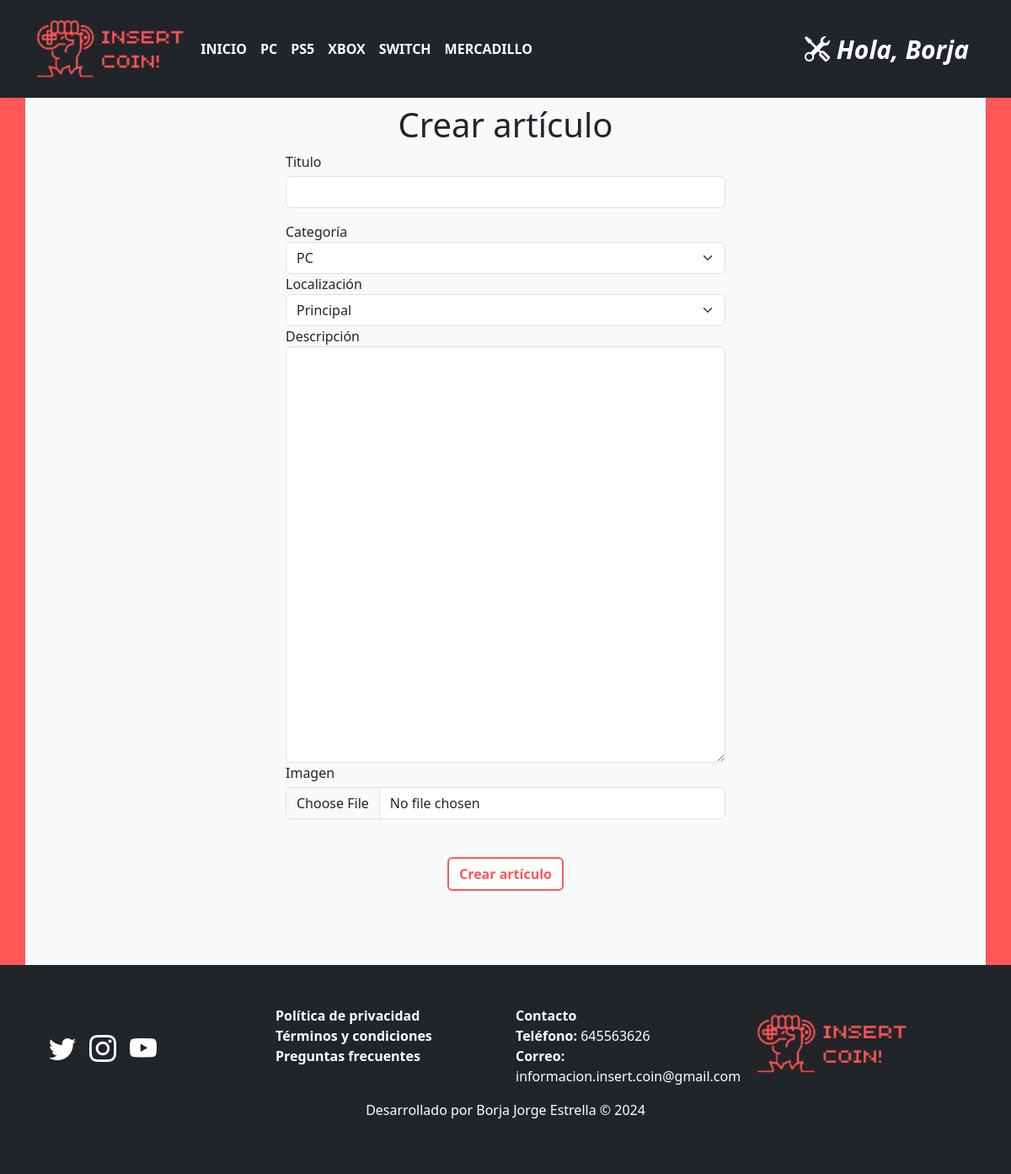
Page /articulo/crearArticulo (signed in) on the committed database.
### tables this page shows
CREATE TABLE `categoria_articulo` (
  `id` int(255) NOT NULL,
  `nombre` varchar(100) NOT NULL
);

### config/db.php (called while the page is built)
<?php
class Database{
    public static function connect(){
        $db = new mysqli('localhost', 'root', '', 'insert_coin');
        $db->query("SET NAMES 'utf8'");
        return $db;
    }
}

### helpers/utils.php (called while the page is built, shortened)
<?php
class Utils{
    public static function isAdmin(){
        if(!isset($_SESSION['admin'])){
            header("Location:".base_url);
        }else{
            return true;
        }
    }
    public static function showCategorias(){
        require_once 'models/categoriaArticuloModelo.php';
        $categoria = new CategoriaArticulo();
        $categorias = $categoria->getAll();
        return $categorias;
    }
    public static function showLocalizacion(){
        require_once 'models/localizacionModelo.php';
        $localizacion = new Localizacion();
        $localizaciones = $localizacion->getAll();
        return $localizaciones;
    }
}

### models/categoriaArticuloModelo.php (called while the page is built, shortened)
<?php
class CategoriaArticulo{
    private $db;
    public function __construct(){
        $this->db = Database::connect();
    }
    public function getAll(){
        $categorias = $this->db->query("SELECT * FROM categoria_articulo;");
        return $categorias;
    }
}

### controllers/articuloController.php (called while the page is built, shortened)
<?php
class articuloController{
    public function crearArticulo(){
        require_once 'views/articulo/crearArticulo.php';
    }
}

### models/localizacionModelo.php (called while the page is built, shortened)
<?php
class Localizacion{
    private $db;
    public function __construct(){
        $this->db = Database::connect();
    }
    public function getAll(){
        $localizacion = $this->db->query("SELECT * FROM localizacion_articulo;");
        return $localizacion;
    }
}

### views/articulo/crearArticulo.php (the view, shortened to what this page needs)
<?php if(isset($edit) && isset($art) && is_object($art)): ?>
    <h1 class="text-center">Editar: <?= $art->titulo?></h1>
    <?php $url_action = base_url."articulo/saveArticulo&id=".$art->id;?>
<?php else:?>
    <h1 class="text-center">Crear artículo</h1>
    <?php $url_action = base_url."articulo/saveArticulo";?>
<?php endif;?>
<div class="row form-container">
    <div class="col-md-6 mx-auto">
        <form action="<?= $url_action ?>" method="POST" class="form-group" enctype="multipart/form-data" id="formularioArticulo">
            <div class="row">
                <div class="form-group col-md-12">
                    <label for="titulo">Titulo</label>
                    <input type="text" name="titulo" class="form-control" value="<?=isset($art) && is_object($art) ? $art->titulo : ''?>" required id="tituloArticulo">
                </div>
                <div class="form-group col-md-12">
                    <label for="categoria">Categoría</label>
                    <?php $categorias = Utils::showCategorias(); ?>
                    <select name="categoria" class="form-select">
                        <?php while($cat = $categorias->fetch_object()): ?>
                            <option value="<?=$cat->id?>"<?=isset($art) && is_object($art) && $cat->id == $art->categoria_id ? 'selected' : ''?>>
                                <?=$cat->nombre?>
                            </option>
                        <?php endwhile; ?>
                    </select>
                </div>
                <div class="form-group col-md-12">
                    <label for="localizacion">Localización</label>
                    <?php $localizaciones = Utils::showLocalizacion(); ?>
                    <select name="localizacion" class="form-select">
                        <?php while($loc = $localizaciones->fetch_object()): ?>
                            <option value="<?=$loc->id?>"<?=isset($art) && is_object($art) && $loc->id == $art->localizacion_id ? 'selected' : ''?>>
                                <?=$loc->nombre?>
                            </option>
                        <?php endwhile; ?>
                    </select>
                </div>
            </div>
            <div class="row">
                <div class="form-group col-md-12">
                    <label for="descripcion">Descripción</label>
                    <textarea name="descripcion" cols="20" rows="20" class="form-control" id="descripcionArticulo"><?=isset($art) && is_object($art) ? $art->descripcion : ''?></textarea>
                </div>
                <div class="form-group col-md-12">
                    <label for="foto">Imagen</label>
                    <input type="file" name="foto" class="form-control" id="fotoArticulo">
                </div>
            </div>
            <div class="text-center mt-4 pb-5">
                <input type="submit" value="Crear artículo" class="btn btn-primary boton ">
            </div>
        </form>
    </div>
</div>

### views/layout/header.php (shortened to what this page needs)
<!DOCTYPE html>
<html lang="es">
<head>
    <link href="https://cdn.jsdelivr.net/npm/bootstrap@5.3.0-alpha3/dist/css/bootstrap.min.css" rel="stylesheet">
    <link rel="stylesheet" href="<?= base_url ?>assets/css/styles.css">
    <link rel="stylesheet" href="https://cdn.jsdelivr.net/npm/bootstrap-icons@1.5.0/font/bootstrap-icons.css">
</head>
<body>
    <header>
        <nav class="navbar navbar-expand-lg navbar-dark bg-dark fixed-top">
            <div class="container">
                <a class="navbar-brand <?php if (empty($_GET['controller']) && empty($_GET['action'])) ; ?>" href="<?= base_url ?>"><img src="<?= base_url ?>assets/img/insert.png" alt="" class="logoHeader"></a>
                <?php $categorias = Utils::showCategorias();?>
                <div class="collapse navbar-collapse barraNavegacion" id="navbarNav">
                    <ul class="navbar-nav me-auto">
                        <li class="nav-item">
                            <a class="nav-link <?php if (empty($_GET['controller']) && empty($_GET['action'])) echo 'active'; ?>" href="<?= base_url ?>">INICIO</a>
                        </li>
                        <?php while ($cat = $categorias->fetch_object()): ?>
                            <li class="nav-item">
                            <a class="nav-link <?php if (isset($_GET['controller']) && $_GET['controller'] == 'categoriaArticulo' && $_GET['action'] == 'ver' && $_GET['id'] == $cat->id) echo 'active'; ?>" href="<?= base_url ?>categoriaArticulo/ver&id=<?= $cat->id ?>"><?= $cat->nombre ?></a>
                            </li>
                        <?php endwhile; ?>
                        <li class="nav-item">
                            <a class="nav-link <?php if ((isset($_GET['controller']) && $_GET['controller'] == 'producto') && (!isset($_GET['action']) || $_GET['action'] == 'index')) echo 'active'; ?>" href="<?= base_url ?>producto/index">MERCADILLO</a>
                        </li>
                    </ul>
                    <?php  if(isset($_SESSION['admin']) && Utils::isAdmin()): ?>
                        <ul class="navbar-nav ms-auto">
                            <li class="nav-item dropdown">
                                <a class="nav-link dropdown" href="#" id="navbarDarkDropdownMenuLink" role="button" data-bs-toggle="dropdown" aria-expanded="false">
                                    <i class="bi bi-tools login hola"><h7> Hola, <?= $_SESSION['identity']->nombre ?></h7></i>
                                </a>
                            </li>
                        </ul>
                    <?php endif; ?>
                </div>
            </div>
        </nav>
    </header>
    <main>
        <div class="container containerPrincipal bg-light mt-5 p-4">

### assets/css/styles.css (style rules this page uses)
.nav-item a { font-weight: bold; color: white; }
.navbar-nav a { font-weight: bold; color: white; }
.barraNavegacion { margin-left: 2%; }
.login { font-size: 30px; }
.navbar-nav { --bs-nav-link-padding-x: unset !important; --bs-nav-link-padding-y: unset !important; }
main { margin-top: 100px; }
img { width: 120%; }
:root { --mi-color: #ff5757; }
body { background-color: var(--mi-color); }
body { height: 100%; }
.containerPrincipal { min-height: 62.7vh; }
main { min-height: 300px; }
a { text-decoration: none; color: inherit; }
.mt-5 { margin-top: 5rem !important; }
.form-container { max-width: 100% !important; }
.form-container { max-width: 70%; margin: 0 auto; }
.form-container input { margin-bottom: 3%; margin-top: 1%; }
.boton { background-color: white !important; border: 2px solid #ff5757; color: #ff5757; font-weight: bold; }

### rows in the picture
categoria_articulo: nombre "PC"
categoria_articulo: nombre "PS5"
categoria_articulo: nombre "XBOX"
categoria_articulo: nombre "SWITCH"

### other values in the picture
$_SESSION['identity']->nombre "Borja"
form field categoria "PC"
form field localizacion "Principal"
